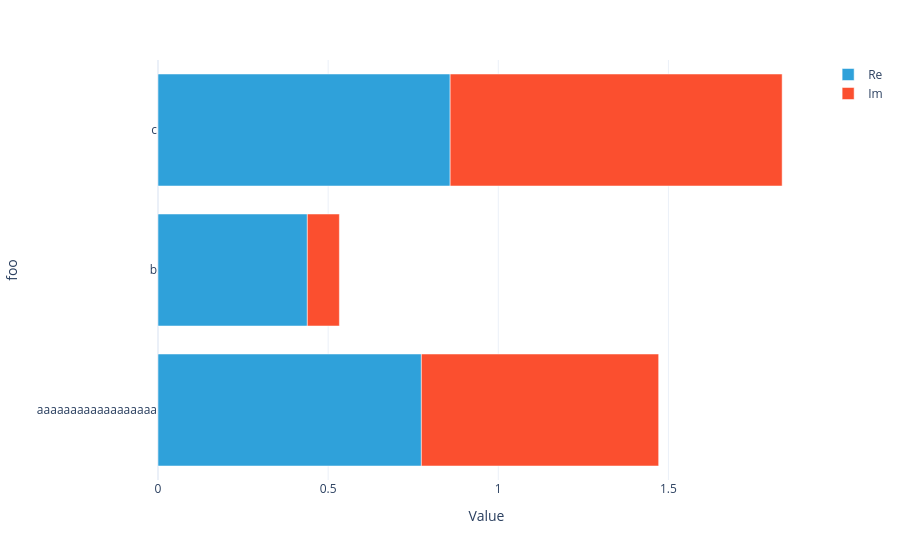

Notebook code cell kept with this figure:
### Code cell
#|hide
plotly_dataarray(U1.array + U2.array)

### Figure 1 — Plotly figure (JSON) as saved in the notebook; plotly's stock layout.template omitted (floating-point values rounded to 4 significant figures)
{"data": [{"hovertemplate": "Part=Re<br>Value=%{x}<br>foo=%{y}<extra></extra>", "legendgroup": "Re", "marker": {"color": "#2fa1da", "pattern": {"shape": ""}}, "name": "Re", "orientation": "h", "showlegend": true, "textposition": "auto", "type": "bar", "x": [0.774, 0.4389, 0.8586], "xaxis": "x", "y": ["aaaaaaaaaaaaaaaaaa", "b", "c"], "yaxis": "y"}, {"hovertemplate": "Part=Im<br>Value=%{x}<br>foo=%{y}<extra></extra>", "legendgroup": "Im", "marker": {"color": "#fb4f2f", "pattern": {"shape": ""}}, "name": "Im", "orientation": "h", "showlegend": true, "textposition": "auto", "type": "bar", "x": [0.6974, 0.09418, 0.9756], "xaxis": "x", "y": ["aaaaaaaaaaaaaaaaaa", "b", "c"], "yaxis": "y"}], "layout": {"barmode": "relative", "legend": {"title": {}, "tracegroupgap": 0}, "margin": {"t": 60}, "xaxis": {"anchor": "y", "domain": [0, 1], "title": {"text": "Value"}}, "yaxis": {"anchor": "x", "domain": [0, 1], "title": {"text": "foo"}}}}
